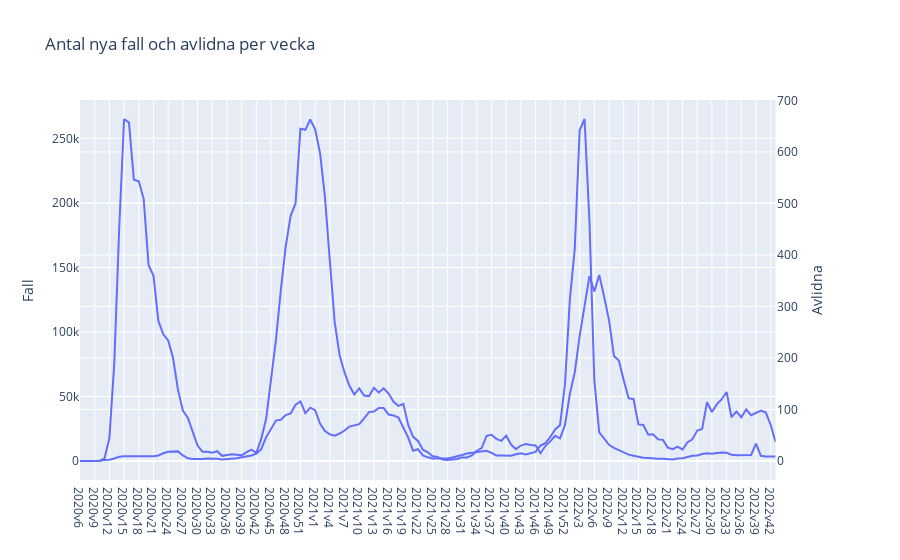

Notebook code for this chart:
### Code cell
# e)
from plotly.subplots import make_subplots

subfig = make_subplots(specs=[[{"secondary_y": True}]])

fig = px.line(
    covid19_veckodata_Riket,
    x="Vecka",
    y="Antal_fall_vecka",
    title="Antal fall per vecka"
)

fig2 = px.line(
    covid19_veckodata_Riket,
    x="Vecka",
    y="Antal_avlidna_vecka",
    title="Antal fall per vecka"
)

subfig.layout.yaxis.title = "Fall"
subfig.layout.yaxis2.title = "Avlidna"
subfig.layout.title = "Antal nya fall och avlidna per vecka"

fig2.update_traces(yaxis="y2")

subfig.add_traces(fig.data + fig2.data)
fig.update_xaxes(title_text="xaxis title")
subfig.show()

### Figure 1 — Plotly figure (JSON) as saved in the notebook; plotly's stock layout.template omitted (floating-point values rounded to 4 significant figures; data arrays with more than 128 entries replaced by an {"elided": "..."} marker saying what was removed)
{"data": [{"hovertemplate": "Vecka=%{x}<br>Antal_fall_vecka=%{y}<extra></extra>", "legendgroup": "", "line": {"color": "#636efa", "dash": "solid"}, "marker": {"symbol": "circle"}, "mode": "lines", "name": "", "orientation": "v", "showlegend": false, "type": "scatter", "x": {"elided": "143 str values"}, "xaxis": "x", "y": {"elided": "143 int values"}, "yaxis": "y"}, {"hovertemplate": "Vecka=%{x}<br>Antal_avlidna_vecka=%{y}<extra></extra>", "legendgroup": "", "line": {"color": "#636efa", "dash": "solid"}, "marker": {"symbol": "circle"}, "mode": "lines", "name": "", "orientation": "v", "showlegend": false, "type": "scatter", "x": {"elided": "143 str values"}, "xaxis": "x", "y": {"elided": "143 int values"}, "yaxis": "y2"}], "layout": {"title": {"text": "Antal nya fall och avlidna per vecka"}, "xaxis": {"anchor": "y", "domain": [0, 0.94]}, "yaxis": {"anchor": "x", "domain": [0, 1], "title": {"text": "Fall"}}, "yaxis2": {"anchor": "x", "overlaying": "y", "side": "right", "title": {"text": "Avlidna"}}}}
